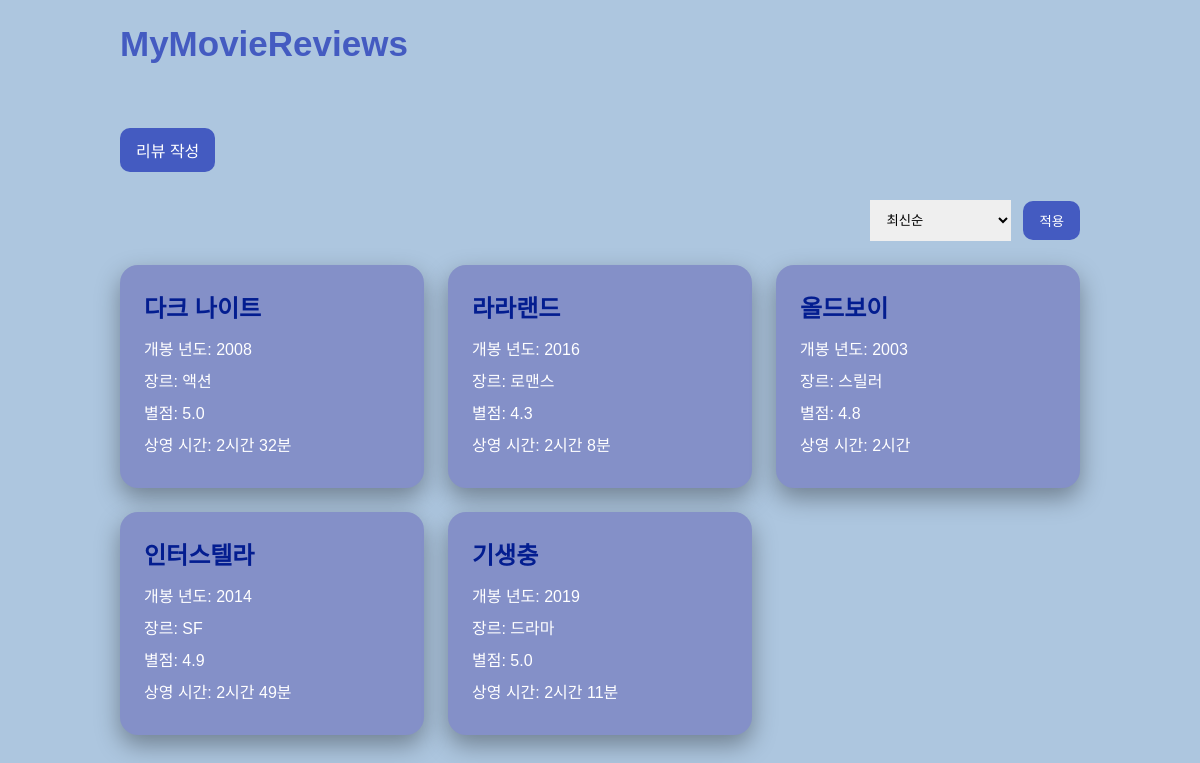
The page / on the database its author committed.
### reviews/models.py (models this page shows, shortened)
class Review(models.Model):
    GENRE_CHOICES = [
        ('action', '액션'),
        ('comedy', '코미디'),
        ('romance', '로맨스'),
        ('thriller', '스릴러'),
        ('horror', '공포'),
        ('sf', 'SF'),
        ('animation', '애니메이션'),
        ('drama', '드라마'),
        ('documentary', '다큐멘터리'),
    ]
    title = models.CharField(max_length=100)
    release_year = models.IntegerField()
    director = models.CharField(max_length=50)
    actor = models.CharField(max_length=100)
    genre = models.CharField(max_length=20, choices=GENRE_CHOICES)
    rating = models.FloatField()
    running_time = models.IntegerField()
    content = models.TextField()
    created_at = models.DateTimeField(auto_now_add=True)

### reviews/views.py (the view)
# urls.py: path('', views.review_list, name='review-list'),
def review_list(request):
    sort = request.GET.get('sort', 'latest')
    sort_options = {
        'latest': '-created_at',
        'title': 'title',
        'rating_high': '-rating',
        'rating_low': 'rating',
        'running_time_short': 'running_time',
        'running_time_long': '-running_time',
    }
    order = sort_options.get(sort, '-created_at')
    reviews = Review.objects.all().order_by(order)
    for review in reviews:
        review.running_time_text = format_running_time(review.running_time)
    return render(request, 'reviews/review_list.html', {
        'reviews': reviews,
        'sort': sort,
    })

### reviews/views.py (called while the page is built)
def format_running_time(minutes):
    minutes = int(minutes)
    hours = minutes // 60
    remain_minutes = minutes % 60
    if hours > 0 and remain_minutes > 0:
        return f'{hours}시간 {remain_minutes}분'
    elif hours > 0:
        return f'{hours}시간'
    else:
        return f'{remain_minutes}분'

### reviews/templates/reviews/review_list.html (shortened to what this page needs)
{% extends 'reviews/base.html' %}
{% block content %}
    <header class="page-header">
        <a class="btn primary-btn" href="{% url 'review-create' %}">리뷰 작성</a>
    </header>
    <form class="sort-form" method="get">
        <select name="sort" id="sort">
            <option value="latest" {% if sort == 'latest' %}selected{% endif %}>
                최신순
            </option>
        </select>
        <button class="btn" type="submit">적용</button>
    </form>
    <section class="review-list">
        {% for review in reviews %}
            <article class="review-card">
                <h2>
                    <a href="{% url 'review-detail' review.pk %}">
                        {{ review.title }}
                    </a>
                </h2>
                <p>개봉 년도: {{ review.release_year }}</p>
                <p>장르: {{ review.get_genre_display }}</p>
                <p>별점: {{ review.rating }}</p>
                <p>상영 시간: {{ review.running_time_text }}</p>
            </article>
        {% empty %}
            <p class="empty-text">아직 작성된 리뷰가 없습니다.</p>
        {% endfor %}
    </section>
{% endblock %}

### reviews/templates/reviews/base.html (shortened to what this page needs)
{% load static %}
<!DOCTYPE html>
<html lang="ko">
<head>
    <link rel="stylesheet" href="{% static 'reviews/css/style.css' %}">
</head>
<body>
    <header class="site-header">
        <a class="logo-link" href="{% url 'review-list' %}">MyMovieReviews</a>
    </header>
    <main class="page">
        {% block content %}
        {% endblock %}
    </main>
</body>
</html>

### reviews/static/reviews/css/style.css (style rules this page uses)
* { box-sizing: border-box; }
body { margin: 0; background: #adc6df; color: #f5f5f5; font-family: Arial, sans-serif; }
a { color: inherit; text-decoration: none; }
.page { width: min(100% - 40px, 960px); margin: 0 auto; padding: 40px 0; }
.page-header { display: flex; justify-content: space-between; align-items: center; margin-bottom: 28px; }
.site-header { width: min(100% - 40px, 960px); margin: 0 auto; padding: 24px 0; }
.logo-link { font-size: 35px; font-weight: 700; color: #445bc1; }
.btn { display: inline-block; padding: 10px 16px; border: 0; border-radius: 10px; background: #445bc1; color: #fff; cursor: pointer; }
.sort-form { margin-bottom: 24px; display: flex; justify-content: flex-end; align-items: center; gap: 12px; }
.review-list { display: grid; grid-template-columns: repeat(auto-fit, minmax(280px, 1fr)); gap: 24px; }
.review-card, .detail-card, .delete-card { padding: 24px; border-radius: 18px; background: #8490C8; box-shadow: 0 10px 24px rgba(0, 0, 0, 0.35); }
.review-card h2 { margin: 0 0 12px; color: #031d90; }
.review-card p, .detail-card p { margin: 8px 0; color: #fff; }
.review-form input, .review-form select, .review-form textarea, .sort-form select { padding: 12px; border: 0; }
.logo-link, .btn, .review-card h2 { transition: background-color 0.25s ease, color 0.25s ease; }

### rows shown on the page
Review: title "다크 나이트", release_year "2008", genre "액션", rating "5.0", running_time_text "2시간 32분"
Review: title "라라랜드", release_year "2016", genre "로맨스", rating "4.3", running_time_text "2시간 8분"
Review: title "올드보이", release_year "2003", genre "스릴러", rating "4.8", running_time_text "2시간"
Review: title "인터스텔라", release_year "2014", genre "SF", rating "4.9", running_time_text "2시간 49분"
Review: title "기생충", release_year "2019", genre "드라마", rating "5.0", running_time_text "2시간 11분"
